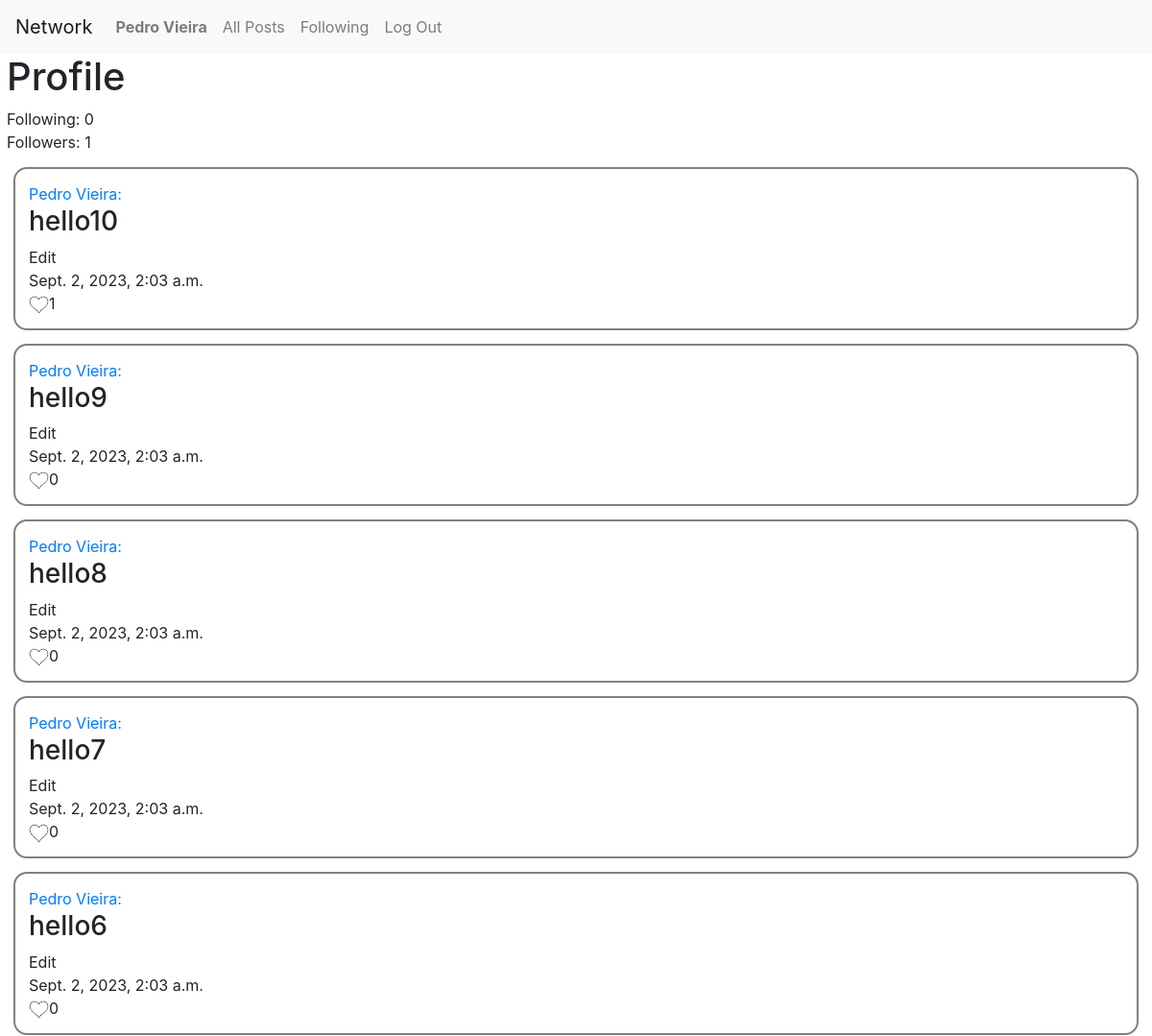
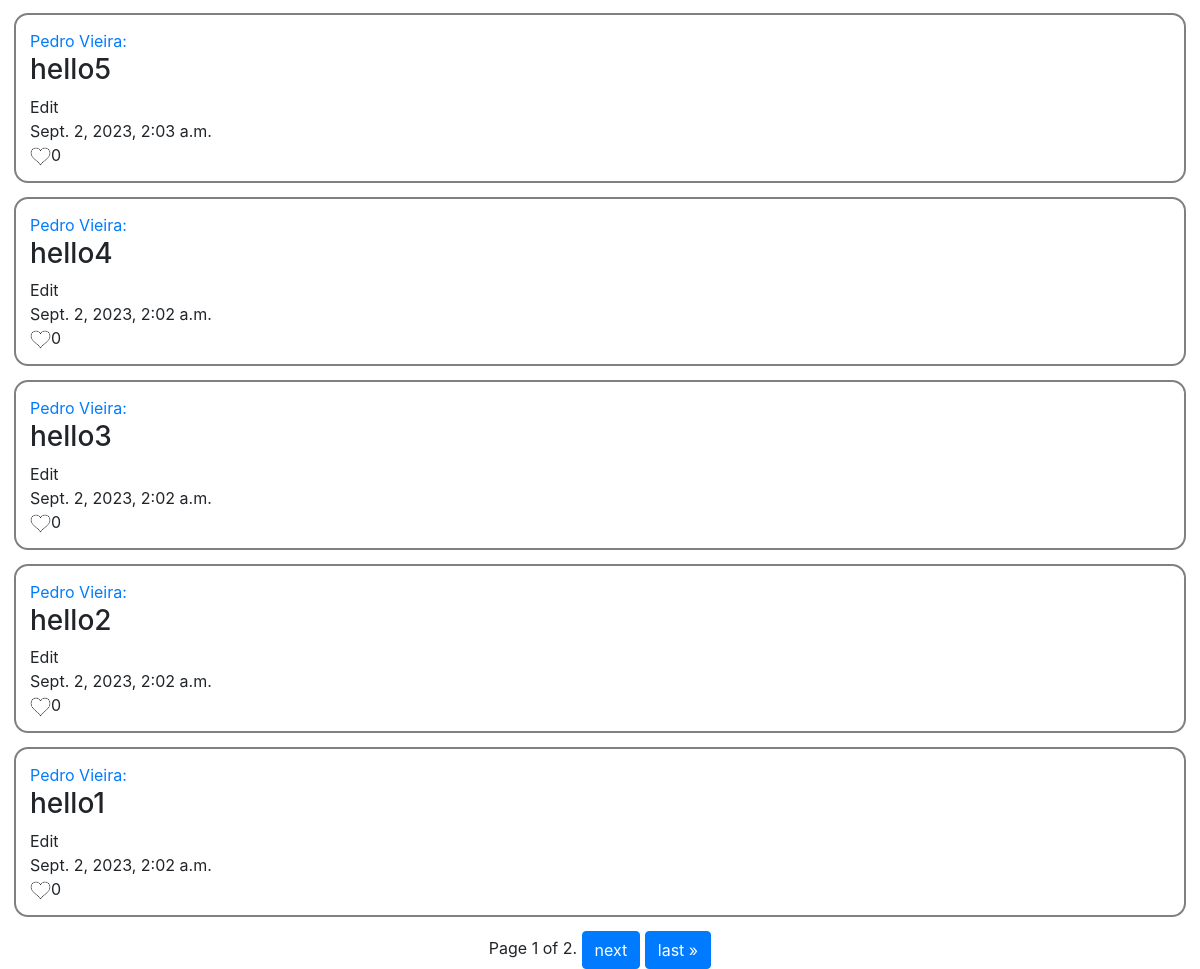
/profile/1 (signed in), run on the app's committed database (2 pictures, top to bottom).
### network/models.py (models this page shows)
class User(AbstractUser):
    following = models.ManyToManyField('self', blank=True, symmetrical=False)

class Post(models.Model):
    user = models.ForeignKey(User, on_delete=models.CASCADE, related_name="posts")
    text = models.CharField(max_length=999)
    date = models.DateTimeField(auto_now_add=True)
    likes = models.ManyToManyField(User, related_name='likes', blank=True, serialize=False)
    def serialize(self):
        return {
            "id": self.id,
            "user": self.user.id,
            "text": self.text,
            "date": self.date,
        }

### network/views.py (the view)
# urls.py: path("profile/<int:userId>", views.profile, name="profile"),
@login_required(login_url="login")
def profile(request, userId):
    print(f"followers: {User.objects.all().filter(following=User.objects.get(pk=userId))} ")
    print(f"following: {User.objects.get(pk=userId).following} ")
    posts = Post.objects.all().filter(user=User.objects.get(pk=userId)).order_by('-id')
    paginator = Paginator(posts, 10)
    page_number = request.GET.get('page')
    page_obj = paginator.get_page(page_number)
    return render(request, "network/profile.html", {
        "posts": page_obj,
        "profileUser": User.objects.get(pk=userId),
        "followers": User.objects.all().filter(following=User.objects.get(pk=userId))
    })

### network/templates/network/profile.html (shortened to what this page needs)
{% extends "network/layout.html" %}
{% load static %}
{% block body %}
    <div class="main">
    <h1 style="padding-left: 7px">Profile</h1>
    <p style="padding-left: 7px">Following: {{ profileUser.following.all|length }}</p>
    <p style="padding-left: 7px">Followers: {{ followers|length }}</p>
    {% if posts %}
        {% for post in posts %}
            <div class ="post"  >
                <a href="/profile/{{ post.user.id }}"><p>{{ post.user }}: </p></a>
                <div id = {{ post.id }}>
                    <h3>{{ post.text }}</h3>
                {% if post.user == user %}
                    <p onclick="edit({{ user.id }},{{ post.id }})" class="edit">Edit</p>
                {% endif %}
                </div>
                <p>{{ post.date }}</p>
                <div id="like-{{ post.id }}"><p><img
                         {% if user in post.likes.all %}
                             src="{% static 'imgs/yes.png' %}"
                        {% else %}
                             src="{% static 'imgs/no.png' %}"
                        {% endif %}
                        alt="like" id = "like-{{ post.id }}-img" class="like" onclick="like(event,{{ post.id }}, {{ post.likes.all|length }})">{{ post.likes.all|length }}</p>
                </div>
            </div>
        {% endfor %}
    {% else %}
        <p>No post in your profile yet </p>
    {% endif %}
    </div>
    <div class="pagination">
    <div>
    <span class="step-links">
        <span class="current">
            Page {{ posts.number }} of {{ posts.paginator.num_pages }}.
        </span>
        {% if posts.has_next %}
            <a href="?page={{ posts.next_page_number }}" class="btn btn-primary">next</a>
            <a href="?page={{ posts.paginator.num_pages }}" class="btn btn-primary">last &raquo;</a>
        {% endif %}
    </span>
    </div>
    </div>
{% endblock %}

### network/templates/network/layout.html (shortened to what this page needs)
{% load static %}
<!DOCTYPE html>
<html lang="en">
    <head>
        <link rel="stylesheet" href="https://stackpath.bootstrapcdn.com/bootstrap/4.4.1/css/bootstrap.min.css">
        <link href="{% static 'network/styles.css' %}" rel="stylesheet">
    </head>
    <body>
        <nav class="navbar navbar-expand-lg navbar-light bg-light">
            <a class="navbar-brand" href="#">Network</a>
            <div>
              <ul class="navbar-nav mr-auto">
                {% if user.is_authenticated %}
                    <li class="nav-item">
                        <a class="nav-link" href="{% url 'profile' user.id %}"><strong>{{ user.username }}</strong></a>
                    </li>
                {% endif %}
                <li class="nav-item">
                  <a class="nav-link" href="{% url 'index' %}">All Posts</a>
                </li>
                {% if user.is_authenticated %}
                    <li class="nav-item">
                        <a class="nav-link" href="{% url 'following' %}">Following</a>
                    </li>
                    <li class="nav-item">
                        <a class="nav-link" href="{% url 'logout' %}">Log Out</a>
                    </li>
                {% endif %}
              </ul>
            </div>
          </nav>
        <div class="body">
            {% block body %}
            {% endblock %}
        </div>
    </body>
</html>

### network/static/network/styles.css (style rules this page uses)
p { margin: 0; }
.post { margin: 14px; border: 2px solid gray; border-radius: 14px; padding: 14px; }
.like { width: 21px; }
.pagination { display: flex; justify-content: center; }
.main { min-height: 85vh; }

### data on the page
User: username "Pedro Vieira", following.all|length "0"
Post: user "Pedro Vieira", text "hello10", date "Sept. 2, 2023, 2:03 a.m.", likes.all|length "1"
Post: user "Pedro Vieira", text "hello9", date "Sept. 2, 2023, 2:03 a.m.", likes.all|length "0"
Post: user "Pedro Vieira", text "hello8", date "Sept. 2, 2023, 2:03 a.m.", likes.all|length "0"
Post: user "Pedro Vieira", text "hello7", date "Sept. 2, 2023, 2:03 a.m.", likes.all|length "0"
Post: user "Pedro Vieira", text "hello6", date "Sept. 2, 2023, 2:03 a.m.", likes.all|length "0"
Post: user "Pedro Vieira", text "hello5", date "Sept. 2, 2023, 2:03 a.m.", likes.all|length "0"
Post: user "Pedro Vieira", text "hello4", date "Sept. 2, 2023, 2:02 a.m.", likes.all|length "0"
Post: user "Pedro Vieira", text "hello3", date "Sept. 2, 2023, 2:02 a.m.", likes.all|length "0"
Post: user "Pedro Vieira", text "hello2", date "Sept. 2, 2023, 2:02 a.m.", likes.all|length "0"
Post: user "Pedro Vieira", text "hello1", date "Sept. 2, 2023, 2:02 a.m.", likes.all|length "0"

### other printed values
{{ followers|length }} "1"
{{ posts.number }} "1"
{{ posts.paginator.num_pages }} "2"
